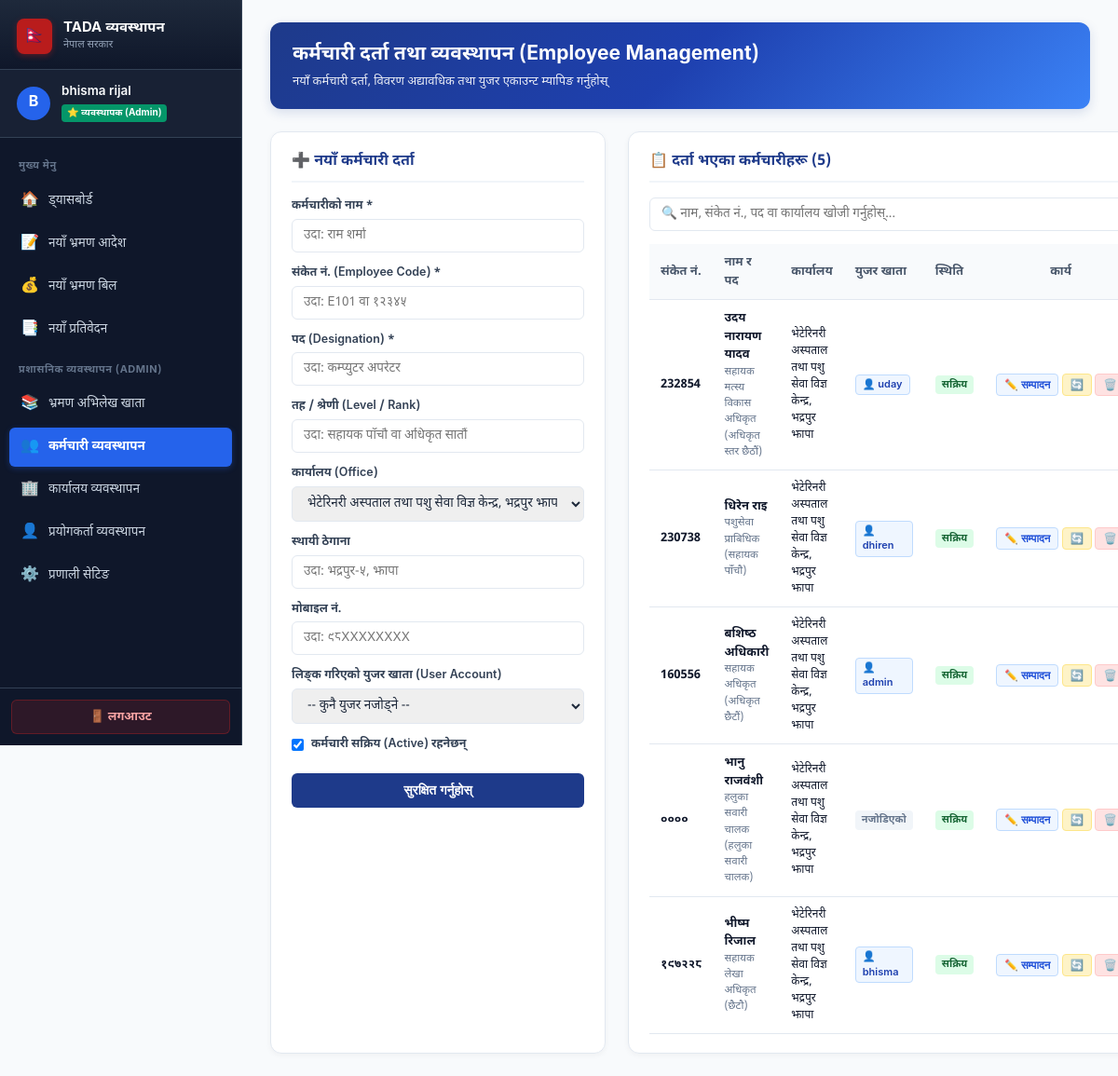
The app's page /employees/ (signed in) with its own data.
### travel/models.py (models this page shows, shortened)
class Employee(models.Model):
    user = models.OneToOneField(
        User,
        on_delete=models.SET_NULL,
        null=True,
        blank=True,
        related_name='employee_profile',
        verbose_name="युजर खाता (User Account)"
    )
    office_ref = models.ForeignKey(
        Office,
        on_delete=models.SET_NULL,
        null=True,
        blank=True,
        verbose_name="सम्बन्धित कार्यालय (Office)"
    )
    name = models.CharField(max_length=100, verbose_name="कर्मचारीको नामथर")
    code_no = models.CharField(max_length=50, verbose_name="कर्मचारी संकेत नं", unique=True)
    designation = models.CharField(max_length=100, verbose_name="पद")
    level = models.CharField(max_length=100, verbose_name="तह / श्रेणी", blank=True, null=True)
    daily_allowance_rate = models.PositiveIntegerField(
        default=1600,
        verbose_name="दैनिक भत्ता दर (रु.)",
        help_text="कर्मचारीको तह अनुसार तोकिएको प्रतिदिन भ्रमण भत्ता दर"
    )
    office = models.CharField(
        max_length=255,
        default="भेटेरिनरी अस्पताल तथा पशु सेवा विज्ञ केन्द्र, भद्रपुर झापा",
        verbose_name="कार्यालयको नाम"
    )
    permanent_address = models.CharField(max_length=255, verbose_name="स्थायी ठेगाना", blank=True, null=True)
    mobile_no = models.CharField(max_length=20, verbose_name="सम्पर्क नं", blank=True, null=True)
    is_active = models.BooleanField(default=True, verbose_name="सक्रिय स्थिति")
    class Meta:
        verbose_name = "कर्मचारी विवरण"
        verbose_name_plural = "कर्मचारीहरूको सूची"
        ordering = ['name']

class Office(models.Model):
    name = models.CharField(max_length=255, verbose_name="कार्यालयको नाम (Office Name)")
    parent_body_1 = models.CharField(
        max_length=255,
        default="कोशी प्रदेश सरकार",
        verbose_name="प्रदेश / संघीय सरकार (Level 1)",
        blank=True,
        null=True
    )
    parent_body_2 = models.CharField(
        max_length=255,
        default="उद्योग, कृषि तथा सहकारी मन्त्रालय",
        verbose_name="मन्त्रालय (Ministry - Level 2)",
        blank=True,
        null=True
    )
    parent_body_3 = models.CharField(
        max_length=255,
        default="पशुपन्छी तथा मत्स्य विकास निर्देशनालय",
        verbose_name="विभाग / निर्देशनालय (Department/Directorate - Level 3)",
        blank=True,
        null=True
    )
    office_code = models.CharField(
        max_length=50,
        default="३१२०२१२०११",
        verbose_name="कार्यालय कोड नं. (Office Code)",
        blank=True,
        null=True
    )
    location = models.CharField(
        max_length=255,
        default="भद्रपुर, झापा",
        verbose_name="ठेगाना / जिल्ला (Location)",
        blank=True,
        null=True
    )
    head_title = models.CharField(
        max_length=100,
        default="कार्यालय प्रमुख",
        verbose_name="कार्यालय प्रमुखको पद (Head Designation)",
        help_text="जस्तै: कार्यालय प्रमुख, प्रमुख प्रशासकीय अधिकृत, आयोजना प्रमुख, महानिर्देशक"
    )
    phone_no = models.CharField(max_length=50, verbose_name="फोन नं.", blank=True, null=True)
    email = models.EmailField(verbose_name="इमेल", blank=True, null=True)
    is_default = models.BooleanField(
        default=False,
        verbose_name="सक्रिय / पूर्वनिर्धारित कार्यालय (Active/Default Office)"
    )
    created_at = models.DateTimeField(auto_now_add=True, verbose_name="सिर्जना मिति")
    updated_at = models.DateTimeField(auto_now=True, verbose_name="अद्यावधिक मिति")
    class Meta:
        verbose_name = "कार्यालय (Office)"
        verbose_name_plural = "कार्यालयहरूको व्यवस्थापन (Offices)"
        ordering = ['-is_default', 'name']

### travel/views.py (the view, shortened to what this page needs)
# urls.py: path('employees/', views.manage_employees, name='manage_employees'),
@admin_required
def manage_employees(request):
    message = None
    error_message = None
    employees = Employee.objects.select_related('office_ref', 'user').order_by('name')
    offices = Office.objects.all().order_by('-is_default', 'name')
    users = User.objects.all().order_by('username')
    return render(request, 'employees.html', {
        'employees': employees,
        'offices': offices,
        'users': users,
        'error_message': error_message,
        'is_admin': True,
    })

### travel/views.py (called while the page is built)
def is_admin(user):
    if not user.is_authenticated:
        return False
    if user.is_superuser:
        return True
    return user.groups.filter(name__in=['Admin', 'प्रशासक', 'व्यवस्थापक']).exists()

def admin_required(view_func):
    @wraps(view_func)
    def _wrapped_view(request, *args, **kwargs):
        if not request.user.is_authenticated:
            return redirect(f'/login/?next={request.path}')
        if not is_admin(request.user):
            messages.error(request, "यो पृष्ठ व्यवस्थापक (Admin) को लागि मात्र उपलब्ध छ।")
            return redirect('/')
        return view_func(request, *args, **kwargs)
    return _wrapped_view

### templates/employees.html (shortened to what this page needs)
<!DOCTYPE html>
<html lang="ne">
<head>
</head>
<body>
<div class="sidebar">
    <div class="sidebar-brand">
        <div class="brand-icon">🇳🇵</div>
        <div class="brand-text">
            <h2>TADA व्यवस्थापन</h2>
            <p>नेपाल सरकार</p>
        </div>
    </div>
    <div class="user-profile-box">
        <div class="user-avatar">
            {{ request.user.username|slice:":1"|upper }}
        </div>
        <div class="user-info">
            <div class="name">{{ request.user.get_full_name|default:request.user.username }}</div>
            <div class="role-badge">⭐ व्यवस्थापक (Admin)</div>
        </div>
    </div>
    <ul class="sidebar-menu">
        <li class="menu-header">मुख्य मेनु</li>
        <li>
            <a href="/">
                <span class="menu-icon">🏠</span>
                <span>ड्यासबोर्ड</span>
            </a>
        </li>
        <li>
            <a href="/order/new/">
                <span class="menu-icon">📝</span>
                <span>नयाँ भ्रमण आदेश</span>
            </a>
        </li>
        <li>
            <a href="/bill/new/">
                <span class="menu-icon">💰</span>
                <span>नयाँ भ्रमण बिल</span>
            </a>
        </li>
        <li>
            <a href="/report/new/">
                <span class="menu-icon">📑</span>
                <span>नयाँ प्रतिवेदन</span>
            </a>
        </li>
        <li class="menu-header">प्रशासनिक व्यवस्थापन (Admin)</li>
        <li>
            <a href="/register/">
                <span class="menu-icon">📚</span>
                <span>भ्रमण अभिलेख खाता</span>
            </a>
        </li>
        <li class="active">
            <a href="/employees/">
                <span class="menu-icon">👥</span>
                <span>कर्मचारी व्यवस्थापन</span>
            </a>
        </li>
        <li>
            <a href="/offices/">
                <span class="menu-icon">🏢</span>
                <span>कार्यालय व्यवस्थापन</span>
            </a>
        </li>
        <li>
            <a href="/users/">
                <span class="menu-icon">👤</span>
                <span>प्रयोगकर्ता व्यवस्थापन</span>
            </a>
        </li>
        <li>
            <a href="/admin/" target="_blank">
                <span class="menu-icon">⚙️</span>
                <span>प्रणाली सेटिङ</span>
            </a>
        </li>
    </ul>
    <div class="sidebar-footer">
        <a href="/logout/" class="btn-logout">
            <span>🚪 लगआउट</span>
        </a>
    </div>
</div>
<div class="main-wrapper">
    <div class="page-header">
        <div class="page-title">
            <h1>कर्मचारी दर्ता तथा व्यवस्थापन (Employee Management)</h1>
            <p>नयाँ कर्मचारी दर्ता, विवरण अद्यावधिक तथा युजर एकाउन्ट म्यापिङ गर्नुहोस्</p>
        </div>
    </div>
    <div class="layout-grid">
        <div class="card">
            <div class="card-title">
                <span id="formHeader">➕ नयाँ कर्मचारी दर्ता</span>
            </div>
            <form method="POST" action="/employees/" id="empForm">
                <div class="form-group">
                    <label for="name">कर्मचारीको नाम *</label>
                    <input type="text" id="empName" name="name" placeholder="उदा: राम शर्मा" required>
                </div>
                <div class="form-group">
                    <label for="code_no">संकेत नं. (Employee Code) *</label>
                    <input type="text" id="empCode" name="code_no" placeholder="उदा: E101 वा १२३४५" required>
                </div>
                <div class="form-group">
                    <label for="designation">पद (Designation) *</label>
                    <input type="text" id="empDesig" name="designation" placeholder="उदा: कम्प्युटर अपरेटर" required>
                </div>
                <div class="form-group">
                    <label for="level">तह / श्रेणी (Level / Rank)</label>
                    <input type="text" id="empLevel" name="level" placeholder="उदा: सहायक पाँचौ वा अधिकृत सातौं">
                </div>
                <div class="form-group">
                    <label for="office_ref">कार्यालय (Office)</label>
                    <select id="empOffice" name="office_ref">
                        {% for off in offices %}
                            <option value="{{ off.id }}" {% if off.is_default %}selected{% endif %}>{{ off.name }} {% if off.is_default %}(मुख्य){% endif %}</option>
                        {% endfor %}
                    </select>
                </div>
                <div class="form-group">
                    <label for="permanent_address">स्थायी ठेगाना</label>
                    <input type="text" id="empAddress" name="permanent_address" placeholder="उदा: भद्रपुर-५, झापा">
                </div>
                <div class="form-group">
                    <label for="mobile_no">मोबाइल नं.</label>
                    <input type="text" id="empMobile" name="mobile_no" placeholder="उदा: ९८XXXXXXXX">
                </div>
                <div class="form-group">
                    <label for="user_id">लिङ्क गरिएको युजर खाता (User Account)</label>
                    <select id="empUser" name="user_id">
                        <option value="">-- कुनै युजर नजोड्ने --</option>
                    </select>
                </div>
                <div class="form-group" style="flex-direction:row; align-items:center; gap:8px; margin-top:6px;">
                    <input type="checkbox" id="empActive" name="is_active" value="true" checked style="width:auto;">
                    <label for="empActive" style="margin-bottom:0; cursor:pointer;">कर्मचारी सक्रिय (Active) रहनेछन्</label>
                </div>
                <button type="submit" class="btn-submit" id="submitBtn">सुरक्षित गर्नुहोस्</button>
            </form>
        </div>
        <div class="card">
            <div class="card-title">
                <span>📋 दर्ता भएका कर्मचारीहरू ({{ employees|length }})</span>
            </div>
            <div class="search-box">
                <input type="text" id="searchTable" placeholder="🔍 नाम, संकेत नं., पद वा कार्यालय खोजी गर्नुहोस्..." onkeyup="filterEmployees()">
            </div>
            <div class="table-responsive">
                <table id="empTable">
                    <thead>
                        <tr>
                            <th>संकेत नं.</th>
                            <th>नाम र पद</th>
                            <th>कार्यालय</th>
                            <th>युजर खाता</th>
                            <th>स्थिति</th>
                            <th style="text-align:center;">कार्य</th>
                        </tr>
                    </thead>
                    <tbody>
                        {% for emp in employees %}
                        <tr>
                            <td><b>{{ emp.code_no }}</b></td>
                            <td>
                                <div><b>{{ emp.name }}</b></div>
                                <div style="font-size:11.5px; color:#64748b;">{{ emp.designation }} {% if emp.level %}({{ emp.level }}){% endif %}</div>
                            </td>
                            <td style="font-size:12px;">{{ emp.office_ref.name|default:emp.office|default:"-" }}</td>
                            <td>
                                {% if emp.user %}
                                    <span class="badge badge-user">👤 {{ emp.user.username }}</span>
                                {% else %}
                                    <span class="badge badge-nouser">नजोडिएको</span>
                                {% endif %}
                            </td>
                            <td>
                                {% if emp.is_active %}
                                    <span class="badge badge-active">सक्रिय</span>
                                {% else %}
                                    <span class="badge badge-inactive">निष्क्रिय</span>
                                {% endif %}
                            </td>
                            <td style="text-align:center; white-space:nowrap;">
                                <button type="button" class="btn-action btn-edit" onclick="editEmployee({{ emp.id }}, '{{ emp.name|escapejs }}', '{{ emp.code_no|escapejs }}', '{{ emp.designation|escapejs }}', '{{ emp.level|default:""|escapejs }}', '{{ emp.office_ref.id|default:"" }}', '{{ emp.permanent_address|default:""|escapejs }}', '{{ emp.mobile_no|default:""|escapejs }}', '{{ emp.user.id|default:"" }}', {{ emp.is_active|yesno:'true,false' }})">
                                    ✏️ सम्पादन
                                </button>
                                <form method="POST" action="/employees/" style="display:inline;" onsubmit="return confirm('के तपाईं यो कर्मचारीको स्थिति परिवर्तन गर्न चाहनुहुन्छ?');">
                                    <button type="submit" class="btn-action btn-toggle" title="स्थिति फेर्नुहोस्">
                                        🔄
                                    </button>
                                </form>
                                <form method="POST" action="/employees/" style="display:inline;" onsubmit="return confirm('के तपाईं साँच्चै यो कर्मचारी हटाउन चाहनुहुन्छ? सम्बन्धित डाटा भएमा त्रुटि आउन सक्छ।');">
                                    <button type="submit" class="btn-action btn-del" title="हटाउनुहोस्">
                                        🗑️
                                    </button>
                                </form>
                            </td>
                        </tr>
                        {% empty %}
                        <tr>
                            <td colspan="6" style="text-align:center; padding:30px; color:#94a3b8;">कुनै कर्मचारी दर्ता गरिएको छैन।</td>
                        </tr>
                        {% endfor %}
                    </tbody>
                </table>
            </div>
        </div>
    </div>
</div>
</body>
</html>

### records on screen
Employee: code_no "232854", name "उदय नारायण यादव", designation "सहायक मत्स्य विकास अधिकृत", level "अधिकृत स्तर छैठौं", office_ref.name "भेटेरिनरी अस्पताल तथा पशु सेवा विज्ञ केन्द्र, भद्रपुर झापा", user.username "uday", is_active "सक्रिय"
Employee: code_no "230738", name "धिरेन राइ", designation "पशुसेवा प्राबिधिक", level "सहायक पाँचौ", office_ref.name "भेटेरिनरी अस्पताल तथा पशु सेवा विज्ञ केन्द्र, भद्रपुर झापा", user.username "dhiren", is_active "सक्रिय"
Employee: code_no "160556", name "बशिष्ठ अधिकारी", designation "सहायक अधिकृत", level "अधिकृत छैटौं", office_ref.name "भेटेरिनरी अस्पताल तथा पशु सेवा विज्ञ केन्द्र, भद्रपुर झापा", user.username "admin", is_active "सक्रिय"
Employee: code_no "००००", name "भानु राजवंशी", designation "हलुका सवारी चालक", level "हलुका सवारी चालक", office_ref.name "भेटेरिनरी अस्पताल तथा पशु सेवा विज्ञ केन्द्र, भद्रपुर झापा", shows "नजोडिएको", is_active "सक्रिय"
Employee: code_no "१९७२२८", name "भीष्म रिजाल", designation "सहायक लेखा अधिकृत", level "छैटौ", office_ref.name "भेटेरिनरी अस्पताल तथा पशु सेवा विज्ञ केन्द्र, भद्रपुर झापा", user.username "bhisma", is_active "सक्रिय"

### other values on screen
{{ request.user.username|slice:":1"|upper }} "B"
{{ request.user.get_full_name|default:request.user.username }} "bhisma rijal"
{{ employees|length }} "5"
form field office_ref "भेटेरिनरी अस्पताल तथा पशु सेवा विज्ञ केन्द्र, भद्रपुर झापा (मुख्य)"
